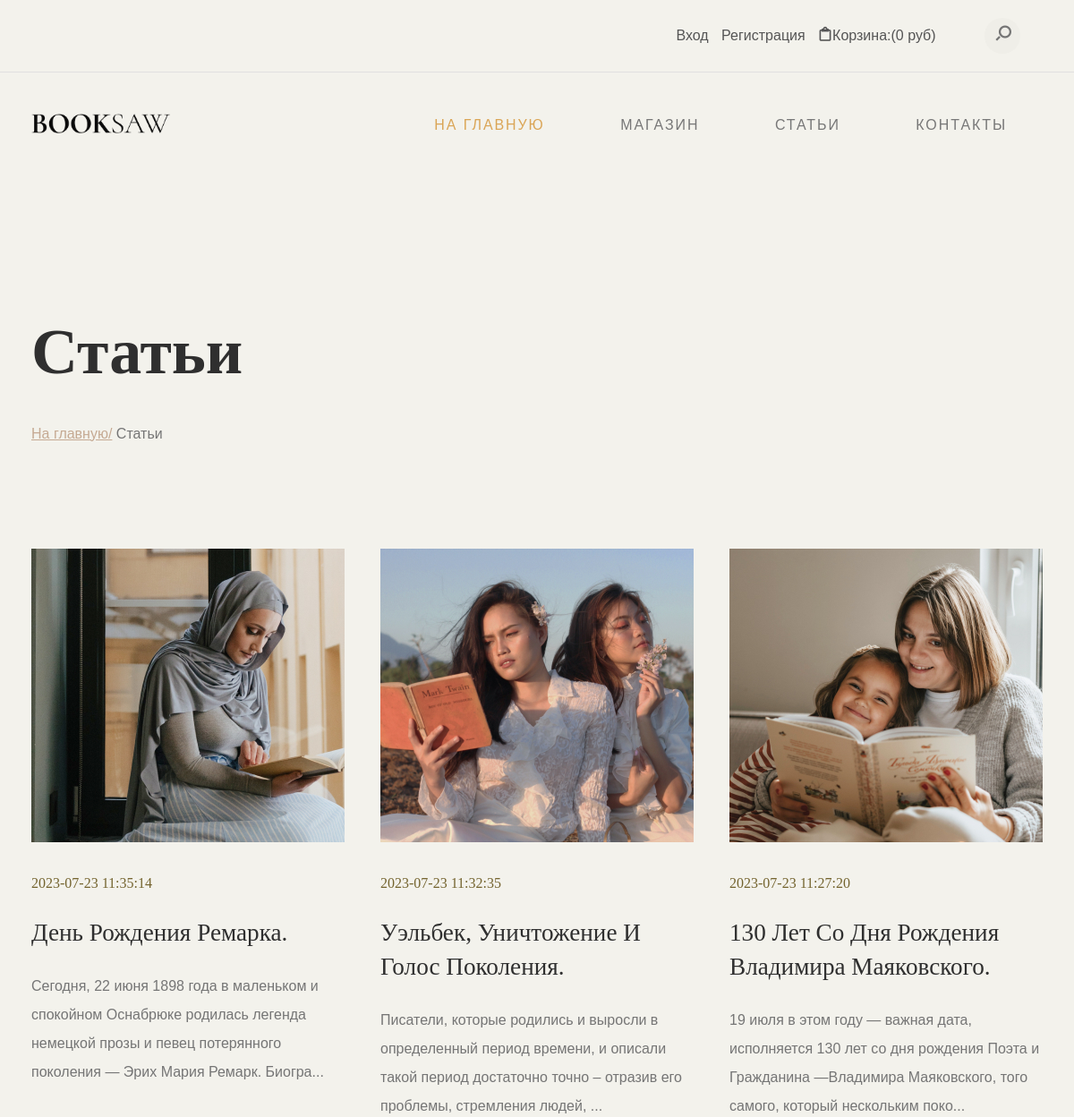
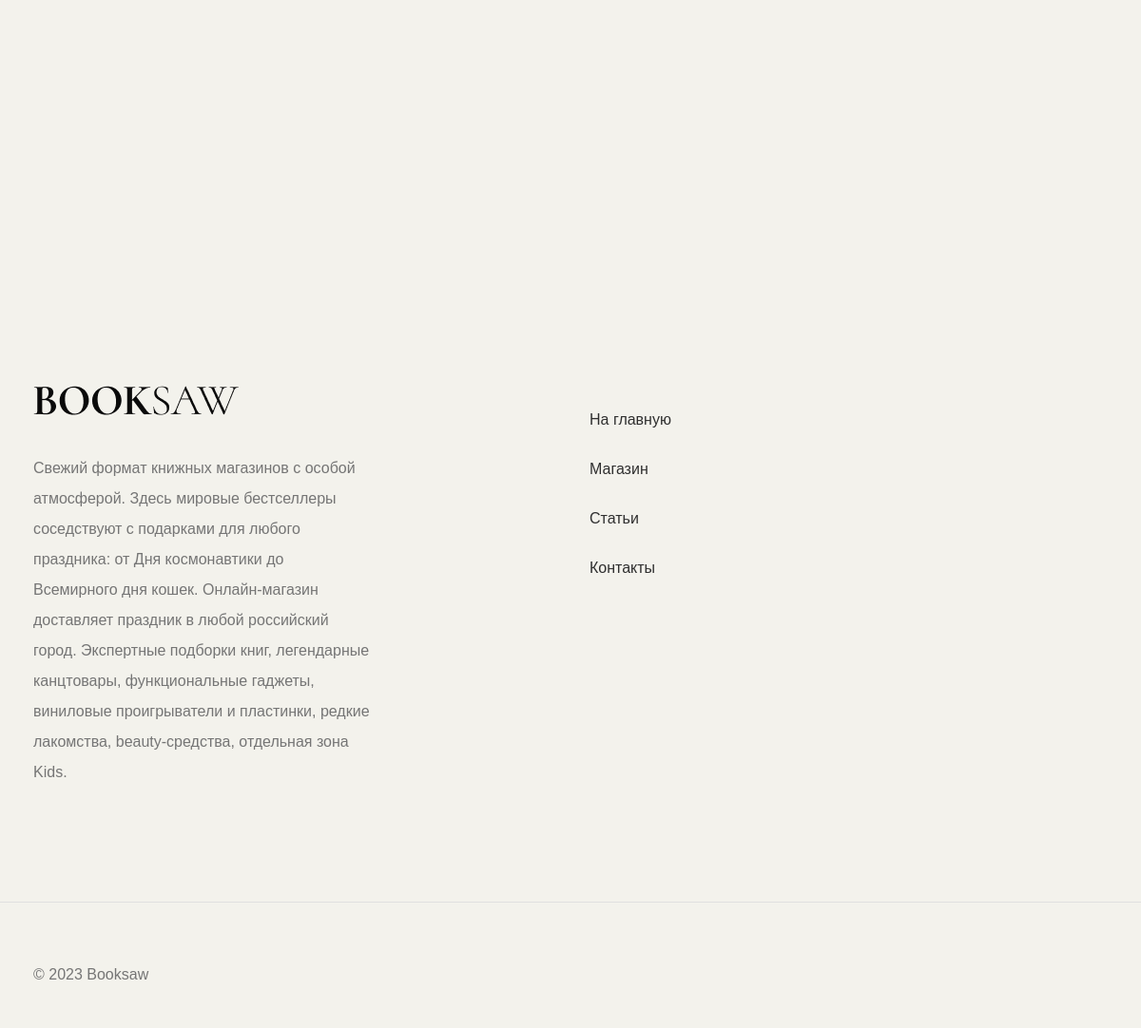
/posts.php, run on the app's committed database (2 pictures, top to bottom).
### tables this page shows
CREATE TABLE `posts` (
  `id` int(11) NOT NULL,
  `title` varchar(255) NOT NULL,
  `body` text NOT NULL,
  `add_date` timestamp NOT NULL DEFAULT current_timestamp(),
  `image` varchar(255) NOT NULL
);

### posts.php (called while the page is built, shortened)
<?php
require 'models/Posts.php';
$limit = 24;
$posts = Posts::getLimitPosts($limit);
require 'views/posts_view.php';

### models/Posts.php (called while the page is built, shortened)
<?php
class Posts
{
  public static function getLimitPosts($limit){
    $pdo = DBConnect::getConnection();
    $query = "SELECT posts.id AS post_id, title, body, add_date, image FROM posts ORDER BY RAND() LIMIT $limit;";
    return $pdo->query($query)->fetchAll();
  }
}

### views/posts_view.php (the view)
<?php
  require 'components/header.php';
?>
<section class="hero-section jarallax">
	<div class="container">
		<div class="row">
			<div class="col-md-12">
				<h1 class="page-title">Статьи</h1>
				<div class="breadcrumbs">
					<span class="item"><a href="index.html">На главную/</a></span>
					<span class="item">Статьи</span>
				</div>
			</div>
		</div>
	</div>
</section>
<section id="latest-blog" class="scrollspy-section padding-large">
	<div class="container">
		<div class="row">
			<div class="col-md-12">
				<div class="post-grid">
					<div class="row">
						<?php foreach($posts as $post):?>
              <div class="col-md-4">
                <article class="post-item">
                  <figure>
                    <a href="<?=$post['image']?>" class="image-hvr-effect">
                      <img src="<?=$post['image']?>" alt="<?=$post['title']?>" class="post-image">
                    </a>
                  </figure>
                  <div class="post-content">
                    <div class="meta-date"><?=$post['add_date']?></div>
                      <h3 class="post-title"><a href="single-post.php?post_id=<?=$post['post_id']?>"><?=$post['title']?></a></h3>
                      <p><?=mb_substr($post['body'], 0, 150)?>...</p>
                  </div>
                </article>
              </div>
            <?php endforeach;?>
          </div>
				</div>
			</div>
		</div>
	</div>
</section>
<?php
  require 'components/footer.php';
  ?>

### css/style.css (style rules this page uses)
:root { --header-height: 160px; --header-height-min: 80px; }
:root { --accent-color: #c5a992; --secondary-color: #c5a992; --dark-color: #2f2f2f; --light-color: #f3f2ec; --body-text-color: #757575; --light-text-color: #afafaf; --dark-text-color: #2f2f2f; }
:root { --body-font: "Raleway", sans-serif; --heading-font: "Prata", Georgia, serif; --secondary-font: "Playfair Display", Georgia, serif; }
*, *::before, *::after { -webkit-box-sizing: border-box; -moz-box-sizing: border-box; box-sizing: border-box; }
html { box-sizing: border-box; }
body { font-family: var(--body-font); font-size: 16px; line-height: 2; color: var(--body-text-color); background-color: var(--light-color); }
a { color: var(--accent-color); transition: 0.3s color ease-out; }
figure { margin: 0; }
img { display: inline-block; border: 0; max-width: 100%; height: auto; vertical-align: middle; }
h1, .h1, h2, .h2, h3, .h3, h4, .h4, h5, .h5, h6, .h6 { font-family: var(--heading-font); line-height: 1.2; color: var(--dark-color); }
h1, h2, h3 { margin: 25px 0; text-transform: capitalize; }
h1, .h1 { font-size: 2.5em; line-height: 1.4; }
h3, .h3 { font-size: 1.4em; line-height: 1.4; }
h1 a, h2 a, h3 a, h4 a, h5 a, h6 a { font-weight: inherit; color: inherit; text-decoration: none; }
p { margin: 0 0 20px 0; }
::placeholder { color: #999; }
.container::after, .row::after, .clearfix::after { display: block; clear: both; content: ""; }
pre, blockquote, dl, figure, table, p, ul, ol, form { margin-bottom: 2.5rem; }
.padding-large { padding-top: 7em; padding-bottom: 7em; }
.image-hvr-effect { display: flex; overflow: hidden; }
.image-hvr-effect img.post-image { transform: scale(1); will-change: transform; transition: transform 0.8s cubic-bezier(0.25, 0.46, 0.45, 0.94); z-index: 0; }
.page-title { font-size: 4.5em; margin-top: 2em; }
img.post-image { width: 100%; height: 328px; object-fit: cover; }
#latest-blog { margin-bottom: 180px; }
#latest-blog figure { margin-bottom: 30px; }
#latest-blog .meta-date { font-family: "Prata", Georgia, serif; color: #74642f; padding-bottom: 20px; }
#latest-blog h3 { font-size: 1.7em; font-weight: 500; margin-top: 0; }

### data on the page
posts: image (picture), add_date "2023-07-23 11:35:14", title "День Рождения Ремарка.", body "Сегодня, 22 июня 1898 года в маленьком и спокойном Оснабрюке родилась легенда немецкой прозы и певец потерянного поколения — Эрих Мария Ремарк. Биогра"
posts: image (picture), add_date "2023-07-23 11:32:35", title "Уэльбек, Уничтожение И Голос Поколения.", body "Писатели, которые родились и выросли в определенный период времени, и описали такой период достаточно точно – отразив его проблемы, стремления людей,"
posts: image (picture), add_date "2023-07-23 11:27:20", title "130 Лет Со Дня Рождения Владимира Маяковского.", body "19 июля в этом году — важная дата, исполняется 130 лет со дня рождения Поэта и Гражданина —Владимира Маяковского, того самого, который нескольким поко"
